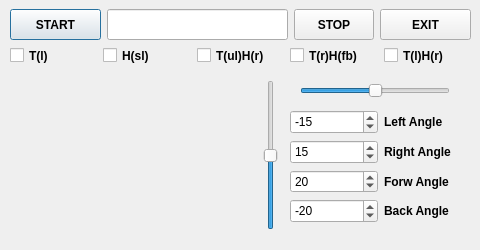
<?xml version="1.0" encoding="UTF-8"?>
<ui version="4.0">
 <class>PWC</class>
 <widget class="QDialog" name="PWC">
  <property name="geometry">
   <rect>
    <x>0</x>
    <y>0</y>
    <width>480</width>
    <height>250</height>
   </rect>
  </property>
  <property name="windowTitle">
   <string>Dialog</string>
  </property>
  <widget class="QLabel" name="TestPic">
   <property name="geometry">
    <rect>
     <x>30</x>
     <y>80</y>
     <width>220</width>
     <height>150</height>
    </rect>
   </property>
   <property name="autoFillBackground">
    <bool>true</bool>
   </property>
   <property name="text">
    <string/>
   </property>
  </widget>
  <widget class="QSlider" name="SliderX">
   <property name="geometry">
    <rect>
     <x>300</x>
     <y>80</y>
     <width>150</width>
     <height>22</height>
    </rect>
   </property>
   <property name="minimum">
    <number>-90</number>
   </property>
   <property name="maximum">
    <number>90</number>
   </property>
   <property name="orientation">
    <enum>Qt::Horizontal</enum>
   </property>
  </widget>
  <widget class="QSlider" name="SliderY">
   <property name="geometry">
    <rect>
     <x>260</x>
     <y>80</y>
     <width>22</width>
     <height>150</height>
    </rect>
   </property>
   <property name="minimum">
    <number>-90</number>
   </property>
   <property name="maximum">
    <number>90</number>
   </property>
   <property name="orientation">
    <enum>Qt::Vertical</enum>
   </property>
  </widget>
  <widget class="QWidget" name="layoutWidget">
   <property name="geometry">
    <rect>
     <x>10</x>
     <y>9</y>
     <width>461</width>
     <height>31</height>
    </rect>
   </property>
   <layout class="QHBoxLayout" name="horizontalLayout" stretch="1,2,0,1">
    <item>
     <widget class="QPushButton" name="ButtonStart">
      <property name="sizePolicy">
       <sizepolicy hsizetype="Minimum" vsizetype="Preferred">
        <horstretch>0</horstretch>
        <verstretch>0</verstretch>
       </sizepolicy>
      </property>
      <property name="font">
       <font>
        <weight>75</weight>
        <bold>true</bold>
       </font>
      </property>
      <property name="text">
       <string>START</string>
      </property>
     </widget>
    </item>
    <item>
     <widget class="QLineEdit" name="Info">
      <property name="sizePolicy">
       <sizepolicy hsizetype="Expanding" vsizetype="Preferred">
        <horstretch>0</horstretch>
        <verstretch>0</verstretch>
       </sizepolicy>
      </property>
     </widget>
    </item>
    <item>
     <widget class="QPushButton" name="ButtonStop">
      <property name="sizePolicy">
       <sizepolicy hsizetype="Minimum" vsizetype="Preferred">
        <horstretch>0</horstretch>
        <verstretch>0</verstretch>
       </sizepolicy>
      </property>
      <property name="font">
       <font>
        <weight>75</weight>
        <bold>true</bold>
       </font>
      </property>
      <property name="text">
       <string>STOP</string>
      </property>
     </widget>
    </item>
    <item>
     <widget class="QPushButton" name="ButtonExit">
      <property name="sizePolicy">
       <sizepolicy hsizetype="Minimum" vsizetype="Preferred">
        <horstretch>0</horstretch>
        <verstretch>0</verstretch>
       </sizepolicy>
      </property>
      <property name="font">
       <font>
        <weight>75</weight>
        <bold>true</bold>
       </font>
      </property>
      <property name="text">
       <string>EXIT</string>
      </property>
     </widget>
    </item>
   </layout>
  </widget>
  <widget class="QWidget" name="horizontalLayoutWidget">
   <property name="geometry">
    <rect>
     <x>10</x>
     <y>40</y>
     <width>461</width>
     <height>31</height>
    </rect>
   </property>
   <layout class="QHBoxLayout" name="horizontalLayout_2" stretch="1,1,1,1,1">
    <item>
     <widget class="QCheckBox" name="CBTL">
      <property name="sizePolicy">
       <sizepolicy hsizetype="Minimum" vsizetype="Preferred">
        <horstretch>0</horstretch>
        <verstretch>0</verstretch>
       </sizepolicy>
      </property>
      <property name="font">
       <font>
        <weight>75</weight>
        <bold>true</bold>
       </font>
      </property>
      <property name="text">
       <string>T(l)</string>
      </property>
     </widget>
    </item>
    <item>
     <widget class="QCheckBox" name="CBHuL">
      <property name="sizePolicy">
       <sizepolicy hsizetype="Minimum" vsizetype="Preferred">
        <horstretch>0</horstretch>
        <verstretch>0</verstretch>
       </sizepolicy>
      </property>
      <property name="font">
       <font>
        <weight>75</weight>
        <bold>true</bold>
       </font>
      </property>
      <property name="text">
       <string>H(sl)</string>
      </property>
     </widget>
    </item>
    <item>
     <widget class="QCheckBox" name="CBTuLHR">
      <property name="sizePolicy">
       <sizepolicy hsizetype="Minimum" vsizetype="Preferred">
        <horstretch>0</horstretch>
        <verstretch>0</verstretch>
       </sizepolicy>
      </property>
      <property name="font">
       <font>
        <weight>75</weight>
        <bold>true</bold>
       </font>
      </property>
      <property name="text">
       <string>T(ul)H(r)</string>
      </property>
     </widget>
    </item>
    <item>
     <widget class="QCheckBox" name="CBTRHFB">
      <property name="sizePolicy">
       <sizepolicy hsizetype="Minimum" vsizetype="Preferred">
        <horstretch>0</horstretch>
        <verstretch>0</verstretch>
       </sizepolicy>
      </property>
      <property name="font">
       <font>
        <weight>75</weight>
        <bold>true</bold>
       </font>
      </property>
      <property name="text">
       <string>T(r)H(fb)</string>
      </property>
     </widget>
    </item>
    <item>
     <widget class="QCheckBox" name="CBTLHR">
      <property name="sizePolicy">
       <sizepolicy hsizetype="Minimum" vsizetype="Preferred">
        <horstretch>0</horstretch>
        <verstretch>0</verstretch>
       </sizepolicy>
      </property>
      <property name="font">
       <font>
        <weight>75</weight>
        <bold>true</bold>
       </font>
      </property>
      <property name="text">
       <string>T(l)H(r)</string>
      </property>
     </widget>
    </item>
   </layout>
  </widget>
  <widget class="QWidget" name="horizontalLayoutWidget_2">
   <property name="geometry">
    <rect>
     <x>290</x>
     <y>110</y>
     <width>181</width>
     <height>113</height>
    </rect>
   </property>
   <layout class="QHBoxLayout" name="horizontalLayout_3" stretch="0,0">
    <item>
     <layout class="QVBoxLayout" name="verticalLayout">
      <item>
       <widget class="QSpinBox" name="spinBoxLT">
        <property name="sizePolicy">
         <sizepolicy hsizetype="Minimum" vsizetype="Preferred">
          <horstretch>0</horstretch>
          <verstretch>0</verstretch>
         </sizepolicy>
        </property>
        <property name="minimum">
         <number>-30</number>
        </property>
        <property name="maximum">
         <number>0</number>
        </property>
        <property name="value">
         <number>-15</number>
        </property>
       </widget>
      </item>
      <item>
       <widget class="QSpinBox" name="spinBoxRT">
        <property name="sizePolicy">
         <sizepolicy hsizetype="Minimum" vsizetype="Preferred">
          <horstretch>0</horstretch>
          <verstretch>0</verstretch>
         </sizepolicy>
        </property>
        <property name="minimum">
         <number>0</number>
        </property>
        <property name="maximum">
         <number>30</number>
        </property>
        <property name="value">
         <number>15</number>
        </property>
       </widget>
      </item>
      <item>
       <widget class="QSpinBox" name="spinBoxFT">
        <property name="sizePolicy">
         <sizepolicy hsizetype="Minimum" vsizetype="Preferred">
          <horstretch>0</horstretch>
          <verstretch>0</verstretch>
         </sizepolicy>
        </property>
        <property name="minimum">
         <number>0</number>
        </property>
        <property name="maximum">
         <number>30</number>
        </property>
        <property name="value">
         <number>20</number>
        </property>
       </widget>
      </item>
      <item>
       <widget class="QSpinBox" name="spinBoxBT">
        <property name="sizePolicy">
         <sizepolicy hsizetype="Minimum" vsizetype="Preferred">
          <horstretch>0</horstretch>
          <verstretch>0</verstretch>
         </sizepolicy>
        </property>
        <property name="minimum">
         <number>-30</number>
        </property>
        <property name="maximum">
         <number>0</number>
        </property>
        <property name="value">
         <number>-20</number>
        </property>
       </widget>
      </item>
     </layout>
    </item>
    <item>
     <layout class="QVBoxLayout" name="verticalLayout_2">
      <item>
       <widget class="QLabel" name="label">
        <property name="font">
         <font>
          <weight>75</weight>
          <bold>true</bold>
         </font>
        </property>
        <property name="text">
         <string>Left Angle</string>
        </property>
       </widget>
      </item>
      <item>
       <widget class="QLabel" name="label_2">
        <property name="font">
         <font>
          <weight>75</weight>
          <bold>true</bold>
         </font>
        </property>
        <property name="text">
         <string>Right Angle</string>
        </property>
       </widget>
      </item>
      <item>
       <widget class="QLabel" name="label_3">
        <property name="font">
         <font>
          <weight>75</weight>
          <bold>true</bold>
         </font>
        </property>
        <property name="text">
         <string>Forw Angle</string>
        </property>
       </widget>
      </item>
      <item>
       <widget class="QLabel" name="label_4">
        <property name="font">
         <font>
          <weight>75</weight>
          <bold>true</bold>
         </font>
        </property>
        <property name="text">
         <string>Back Angle</string>
        </property>
       </widget>
      </item>
     </layout>
    </item>
   </layout>
  </widget>
 </widget>
 <resources/>
 <connections/>
</ui>
